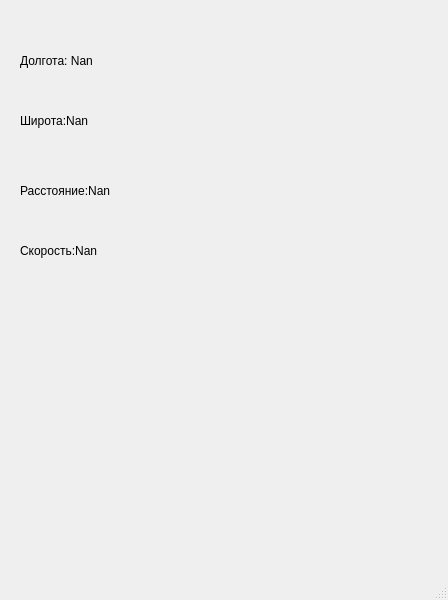
<?xml version="1.0" encoding="UTF-8"?>
<ui version="4.0">
 <class>MainWindow</class>
 <widget class="QMainWindow" name="MainWindow">
  <property name="geometry">
   <rect>
    <x>0</x>
    <y>0</y>
    <width>448</width>
    <height>600</height>
   </rect>
  </property>
  <property name="windowTitle">
   <string>MainWindow</string>
  </property>
  <widget class="QWidget" name="centralwidget">
   <widget class="QLabel" name="LongitudeLabel">
    <property name="geometry">
     <rect>
      <x>20</x>
      <y>30</y>
      <width>371</width>
      <height>61</height>
     </rect>
    </property>
    <property name="text">
     <string>Долгота: Nan</string>
    </property>
   </widget>
   <widget class="QLabel" name="LatitudeLabel">
    <property name="geometry">
     <rect>
      <x>20</x>
      <y>90</y>
      <width>381</width>
      <height>61</height>
     </rect>
    </property>
    <property name="text">
     <string>Широта:Nan</string>
    </property>
   </widget>
   <widget class="QLabel" name="DistanseLabel">
    <property name="geometry">
     <rect>
      <x>20</x>
      <y>160</y>
      <width>381</width>
      <height>61</height>
     </rect>
    </property>
    <property name="text">
     <string>Расстояние:Nan</string>
    </property>
   </widget>
   <widget class="QLabel" name="SpeedLabel">
    <property name="geometry">
     <rect>
      <x>20</x>
      <y>220</y>
      <width>381</width>
      <height>61</height>
     </rect>
    </property>
    <property name="text">
     <string>Скорость:Nan</string>
    </property>
   </widget>
  </widget>
  <widget class="QMenuBar" name="menubar">
   <property name="geometry">
    <rect>
     <x>0</x>
     <y>0</y>
     <width>448</width>
     <height>25</height>
    </rect>
   </property>
  </widget>
  <widget class="QStatusBar" name="statusbar"/>
 </widget>
 <resources/>
 <connections/>
</ui>
